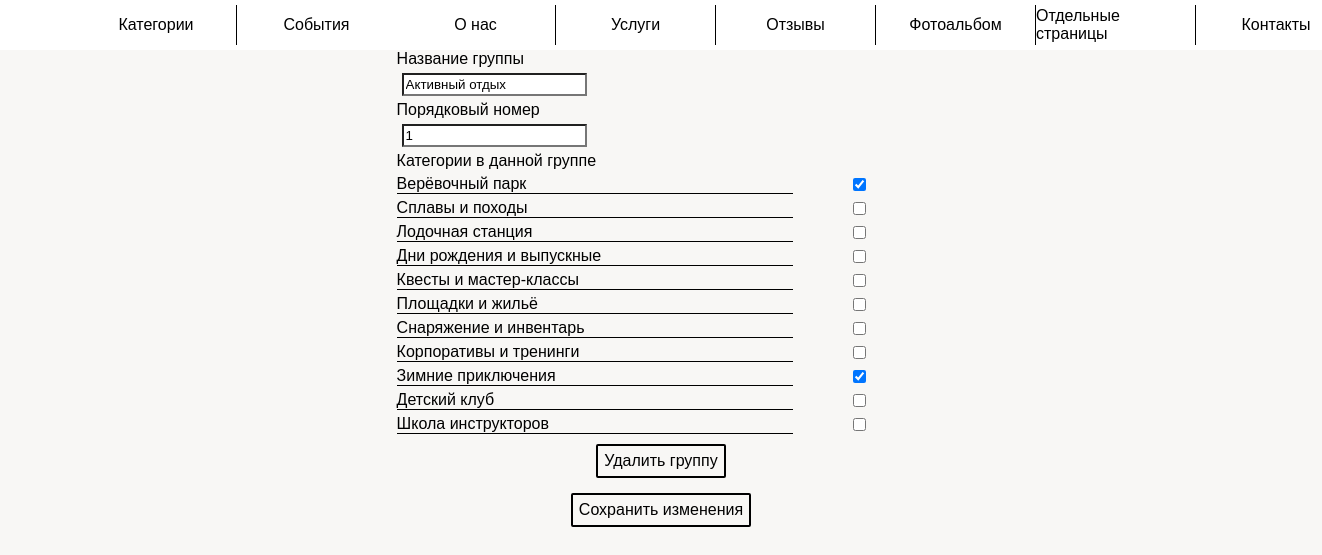
Page /admin_panel/edit_category_type?type_id=1 (signed in) on the committed database.
### app/models.py (models this page shows)
class Type(db.Model):
    id = db.Column(db.Integer, primary_key=True, index=True, unique=True)
    name = db.Column(db.String(128))
    number = db.Column(db.Integer, default=500)  # порядковый номер
    categories = db.relationship('CategoryType', backref='type', lazy='dynamic')

class Category(db.Model):
    id = db.Column(db.Integer, primary_key=True, index=True, unique=True)
    name = db.Column(db.String(128))
    description = db.Column(db.Text)
    status = db.Column(db.BOOLEAN())  # отображение клиентам
    services = db.relationship('ServiceCategory', backref='category', lazy='dynamic')
    number = db.Column(db.Integer, index=True, default=30)
    types = db.relationship('CategoryType', backref='category', lazy='dynamic')

### app/admin_panel/routes.py (the view, shortened to what this page needs)
@bp.route('/edit_category_type', methods=['GET', 'POST'])
@login_required
def edit_category_type():
    type = Type.query.filter_by(id=request.args.get('type_id')).first()
    categories = Category.query.all()
    categories_checked = [0]
    for category in categories:
        if CategoryType.query.filter_by(type_id=type.id, category_id=category.id).first():
            categories_checked.insert(category.id, category.id)
        else:
            categories_checked.insert(category.id, 0)
    return render_template('admin_panel/edit_type_category.html', title='Группа категорий',
                           type=type, categories=categories, categories_checked=categories_checked)

### app/admin_panel/routes.py (called while the page is built)
@bp.after_request
def add_header(r):
    r.headers["Cache-Control"] = "no-cache, no-store, must-revalidate"
    r.headers["Pragma"] = "no-cache"
    r.headers["Expires"] = "1"
    r.headers['Cache-Control'] = 'public, max-age=0'
    return r

### app/models.py (called while the page is built)
@login.user_loader
def load_user(id):
    return Admin.query.get(int(id))

### app/templates/admin_panel/edit_type_category.html (shortened to what this page needs)
{% extends "admin_panel/base.html" %}
{% block scripts %}
    <link rel="stylesheet" href="{{ url_for('static', filename='admin_panel/event_create.css') }}">
{% endblock %}
{% block app_content %}
    <form class="form" method="POST" enctype="multipart/form-data"
          action="{{ url_for('admin_panel.edit_category_type') }}?type_id={{ type.id }}">
        <div class="form_container">
            <label for="name">Название группы</label>
            <input type="text" name="name" id="name" placeholder="Название групп"
                   value="{{ type.name }}">
            <label for="number">Порядковый номер</label>
            <input type="number" name="number" id="number" placeholder="Порядковый номер"
            value="{{ type.number if type.number }}">
            <label for="select">Категории в данной группе</label>
            <div class="grid_category">
                {% set i = namespace(a=1) %}
                {% for category in categories %}
                        <label for="category{{ category.id }}" class="label_1">{{ category.name }}</label>
                        <input type="checkbox" id="category{{ category.id }}" class="checkbox"
                               name={{ category.id }}  value={{ category.id }}
                                {{ "checked" if category.id == categories_checked[i.a] else "" }}>
                        {% set i.a = i.a + 1 %}
                {% endfor %}
            </div>
            <div class="input__wrapper">
                <label for="delete" class="input__file_button">
                    <span class="input__file_button_text_2">Удалить группу</span>
                </label>
            </div>
            <div class="input__wrapper">
                <label for="submit" class="input__file_button">
                    <span class="input__file_button_text_2">Сохранить изменения</span>
                </label>
            </div>
        </div>
    </form>
{% endblock %}

### app/static/main/main.css (style rules this page uses)
:root { --background-color: rgba(169, 191, 239, 0.15); --primary-color: #ffa300; --primary-font-size: 16px; --primary-font-family: Arial, sans-serif; --primary-content-width: 960px; --primary-content-height: 100px; --modal_window_time: none; --vw: none; --vh: none; }
html { box-sizing: border-box; -webkit-tap-highlight-color: rgba(0, 0, 0, 0); height: 100vh; }
*, *:before, *:after { box-sizing: inherit; }
* { appearance: none; -webkit-appearance: none; font-family: var(--primary-font-family); }
body { margin: 0; -webkit-text-size-adjust: none; background-color: rgba(209, 207, 188, 0.15); height: 100vh; }

### app/static/admin_panel.css (style rules this page uses)
.input__wrapper { display: flex; align-items: center; justify-content: center; margin: 5px 0 5px 0; }
.checkbox { -webkit-appearance: checkbox; margin: 0 auto; }
.input__file_button { min-width: 80px; max-width: 200px; text-decoration: none; color: black; padding: 6px; border: 2px solid; border-radius: 2px; margin-bottom: 10px; text-align: center; }
.grid_category { display: grid; min-width: 40vw; grid-template-columns: 75% 1fr; text-align: left; justify-content: left; margin-top: 5px; margin-bottom: 10px; grid-row-gap: 5px; align-items: center; }
.label_1 { font-size: var(--primary-font-size); border-bottom: 1px solid; }

### app/static/admin_panel/event_create.css (style rules this page uses)
.form { display: flex; justify-content: center; }
input { display: flex; flex-direction: column; margin: 5px; padding: 2px; }

### rows in the picture
Type: name "Активный отдых", number "1"
Category: name "Верёвочный парк"
Category: name "Сплавы и походы"
Category: name "Лодочная станция"
Category: name "Дни рождения и выпускные"
Category: name "Квесты и мастер-классы"
Category: name "Площадки и жильё"
Category: name "Снаряжение и инвентарь"
Category: name "Корпоративы и тренинги"
Category: name "Зимние приключения"
Category: name "Детский клуб"
Category: name "Школа инструкторов"
